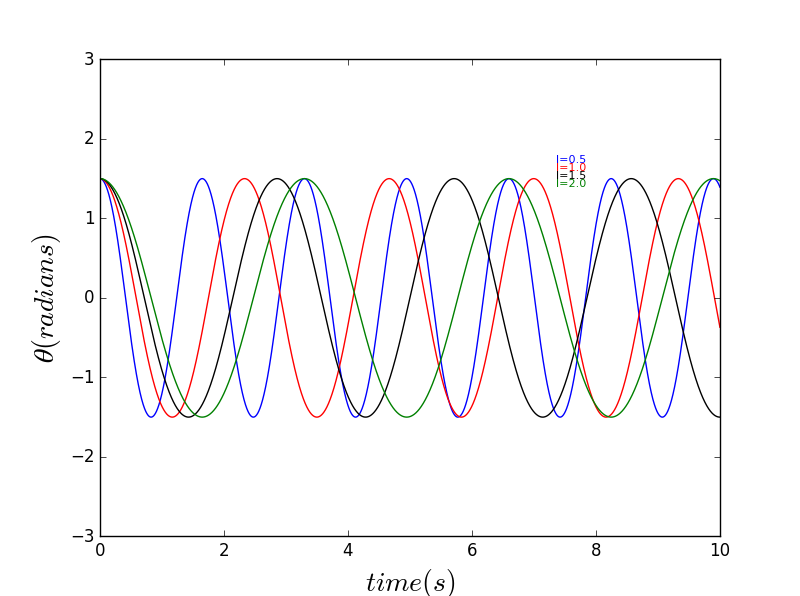

Here is the Python script that generated this plot:
# -- coding utf-8 --
import numpy as np
import matplotlib.pyplot as plt
import math

g = 9.8
l1 = 0.5
l2 = 1.0
l3 = 1.5
l4 = 2.0
ini_x = 1.5
ini_v = 0
ini_a = 0
dt = 0.001
t = np.arange(0,10,dt)
p1 = []
p2 = []
p3 = []
p4 = []

x = ini_x
v = ini_v
a = ini_a
for i in range(len(t)):
	p1.append(x)
	a = - g/l1*math.sin(x)
	v += a*dt
	x += v*dt

x = ini_x
v = ini_v
a = ini_a
for i in range(len(t)):
	p2.append(x)
	a = - g/l2*math.sin(x)
	v += a*dt
	x += v*dt

x = ini_x
v = ini_v
a = ini_a
for i in range(len(t)):
	p3.append(x)
	a = - g/l3*math.sin(x)
	v += a*dt
	x += v*dt

x = ini_x
v = ini_v
a = ini_a
for i in range(len(t)):
	p4.append(x)
	a = - g/l4*math.sin(x)
	v += a*dt
	x += v*dt

plt.plot(t,p1,'b',t,p2,'r',t,p3,'k',t,p4,'g')
plt.text(7.6,1.8,u'',color='black',ha='center',fontsize=16)
plt.text(7.6,1.7,u'l=0.5',color='blue',ha='center',fontsize=8)
plt.text(7.6,1.6,u'l=1.0',color='red',ha='center',fontsize=8)
plt.text(7.6,1.5,u'l=1.5',color='black',ha='center',fontsize=8)
plt.text(7.6,1.4,u'l=2.0',color='green',ha='center',fontsize=8)
plt.legend(loc='down right',frameon=False)
plt.title('',fontsize=28)
plt.xlabel('$time(s)$',fontsize=20)
plt.ylabel(u'$\u03B8(radians)$',fontsize=20)
plt.ylim(-3,3.0)
plt.show()
